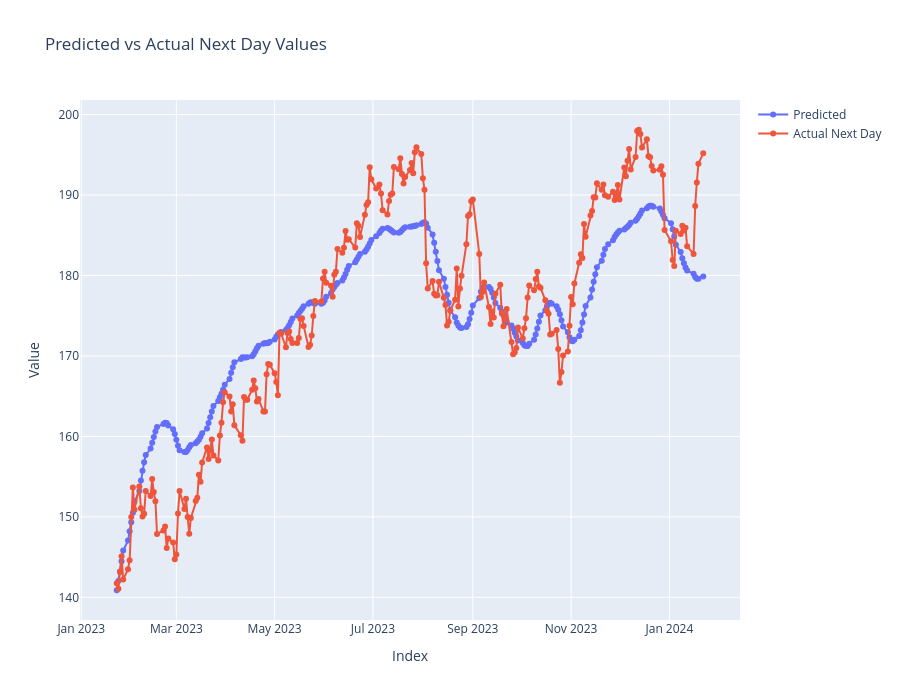

The notebook cell this image was saved under:
### Code cell
trace_pred = go.Scatter(
    x=np.array(date_test).flatten(),
    y=signals['pred'],
    mode='lines+markers',
    name='Predicted'
)

trace_true = go.Scatter(
    x=np.array(date_test).flatten(),
    y=signals['next_day'],
    mode='lines+markers',
    name='Actual Next Day'
)

# Define the layout
layout = go.Layout(
    title='Predicted vs Actual Next Day Values',
    xaxis=dict(title='Index'),
    yaxis=dict(title='Value'),
    height=700
)

# Create the figure and add traces
fig = go.Figure(data=[trace_pred, trace_true], layout=layout)

# Show the figure
fig.show()

### Figure 1 — Plotly figure (JSON) as saved in the notebook; plotly's stock layout.template omitted (floating-point values rounded to 4 significant figures; data arrays with more than 128 entries replaced by an {"elided": "..."} marker saying what was removed)
{"data": [{"mode": "lines+markers", "name": "Predicted", "type": "scatter", "x": {"elided": "252 str values"}, "y": {"elided": "251 float values"}}, {"mode": "lines+markers", "name": "Actual Next Day", "type": "scatter", "x": {"elided": "252 str values"}, "y": {"elided": "251 float values"}}], "layout": {"height": 700, "title": {"text": "Predicted vs Actual Next Day Values"}, "xaxis": {"title": {"text": "Index"}}, "yaxis": {"title": {"text": "Value"}}}}
